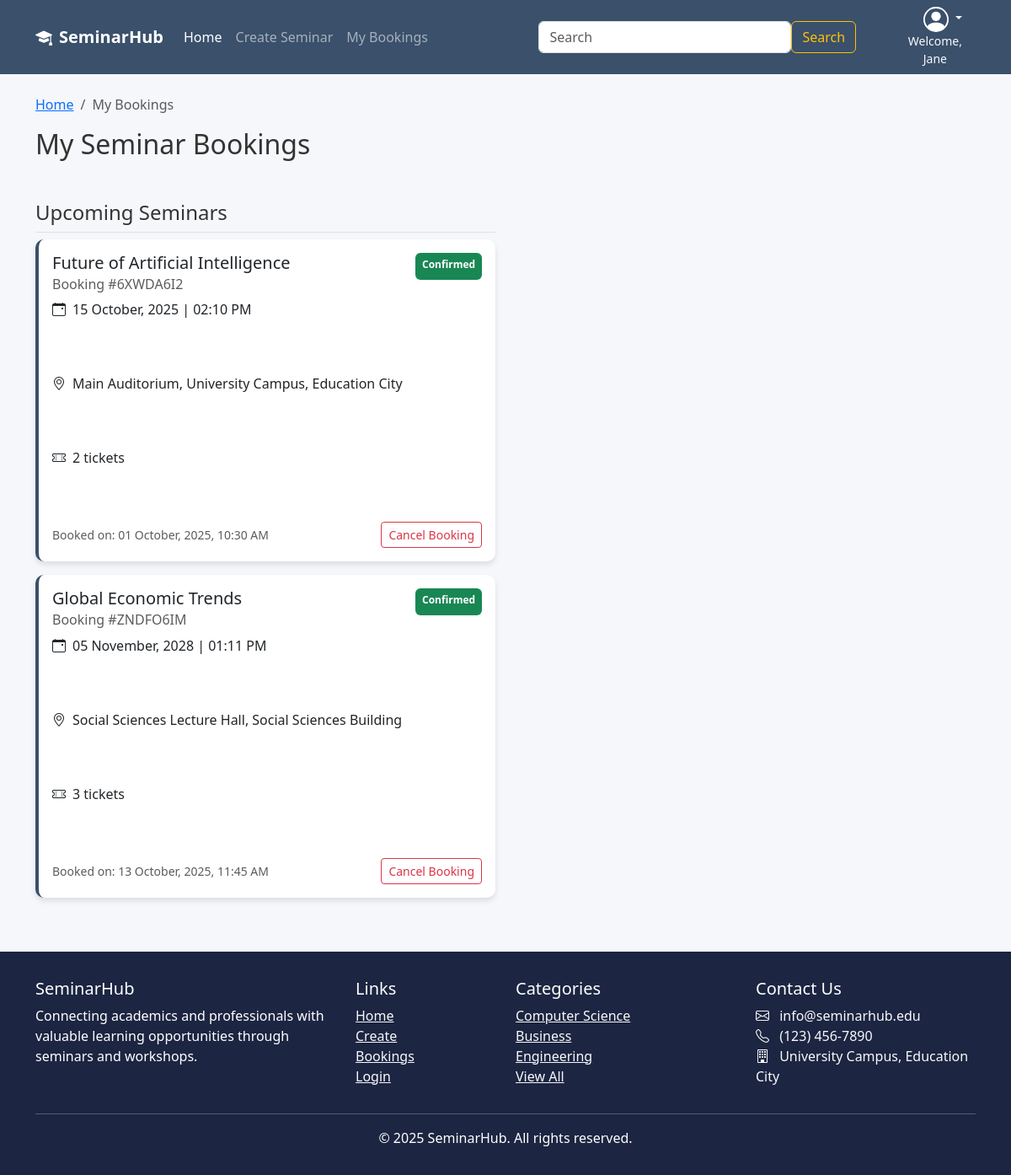
The app's page /bookings (signed in), older data.
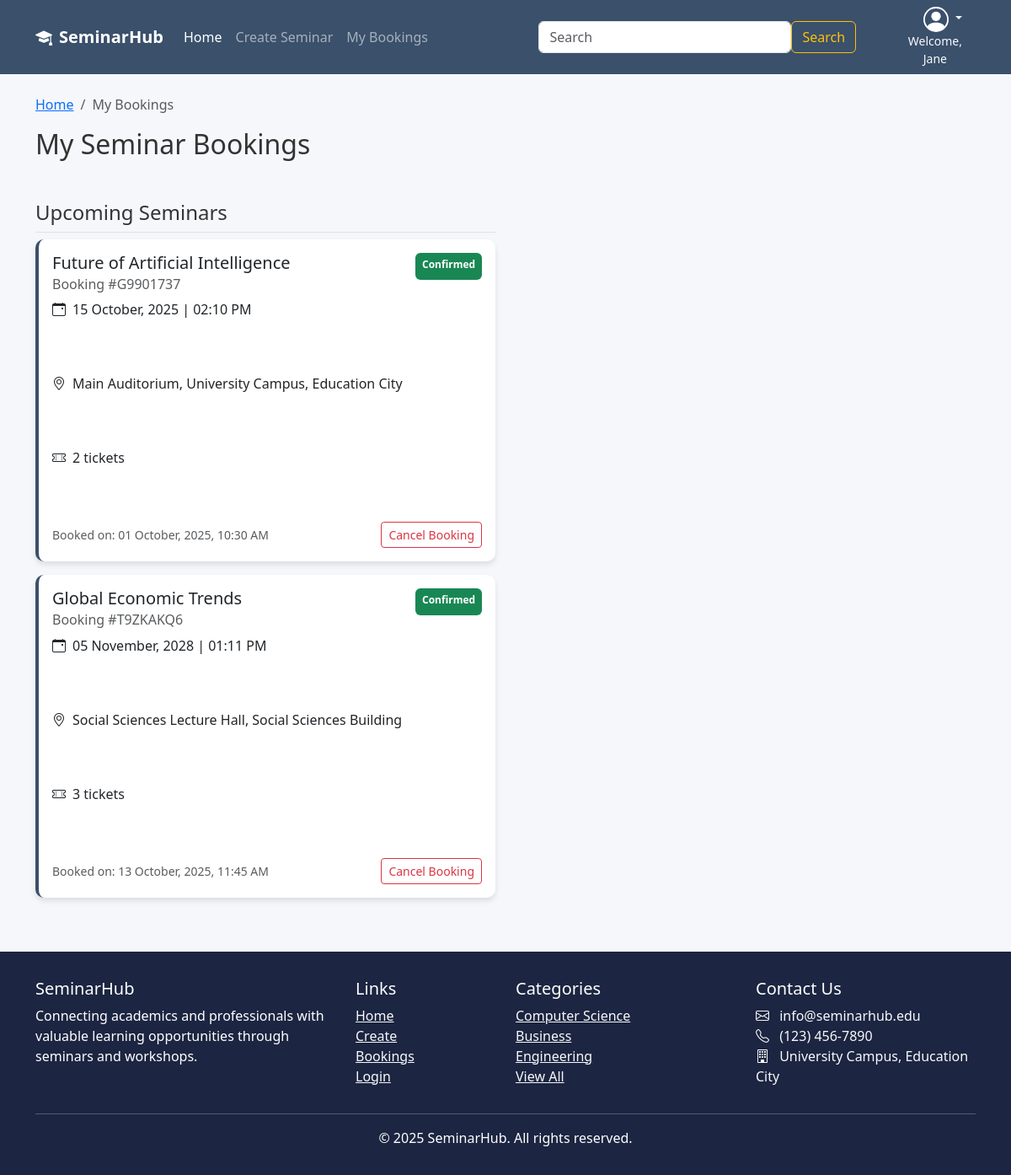
The same page, newer data.
### SeminarHub/models.py (models this page shows, shortened)
class User(db.Model, UserMixin):
    __tablename__ = 'users'
    id = db.Column(db.Integer, primary_key=True)
    first_name = db.Column(db.String(64), index=True)
    last_name = db.Column(db.String(64), index=True)
    email = db.Column(db.String(64), unique=True)
    password_hash = db.Column(db.String(256), nullable=False)
    number = db.Column(db.String(64), nullable=False)
    address = db.Column(db.String(256), nullable=False)
    bookings = db.relationship("Booking", back_populates="user")

class Booking(db.Model):
    __tablename__ = 'bookings'
    id = db.Column(db.Integer, primary_key=True)
    booking_number = db.Column(db.String(32), index=True, unique=True)
    quantity = db.Column(db.Integer, index=True, nullable=False)
    booking_date = db.Column(db.DateTime, nullable=False)
    status = db.Column(db.String(32), default="Confirmed")
    user_id = db.Column(db.Integer, db.ForeignKey("users.id"))
    event_id = db.Column(db.Integer, db.ForeignKey("events.id"))
    user = db.relationship("User", back_populates="bookings")
    event = db.relationship("Event", back_populates="bookings")

class Event(db.Model):
    __tablename__ = "events"
    id = db.Column(db.Integer, primary_key=True)
    title = db.Column(db.String(150), nullable=False)
    description = db.Column(db.Text, nullable=False)
    category = db.Column(db.String(64))
    location = db.Column(db.String(120))
    capacity = db.Column(db.Integer, default=0)
    status = db.Column(db.String(16), default="Open")
    start_dt = db.Column(db.DateTime, nullable=False)
    end_dt = db.Column(db.DateTime, nullable=False)
    image_url = db.Column(db.String(255))
    speaker = db.Column(db.String(120))
    speaker_bio = db.Column(db.Text)
    owner_user_id = db.Column(db.Integer, db.ForeignKey("users.id"))
    owner = db.relationship("User", backref="owned_events")
    comments = db.relationship("Comment", back_populates="event", cascade="all, delete-orphan")
    orders = db.relationship("Order", back_populates="event", cascade="all, delete-orphan")
    bookings = db.relationship("Booking", back_populates = "event")

### SeminarHub/views.py (the view)
@main_bp.route('/bookings')
@login_required
def booking():
    confirmed_bookings = Booking.query.filter(Booking.status == "Confirmed", Booking.user_id == current_user.id).all()
    completed_bookings = Booking.query.filter(Booking.status == 'Completed', Booking.user_id == current_user.id).all()
    return render_template('bookings.html', confirmed_bookings=confirmed_bookings, completed_bookings=completed_bookings, heading = 'My Bookings | ')

### SeminarHub/templates/bookings.html (shortened to what this page needs)
{% extends 'base.html' %}
{% block content %}
<div class="container mt-4">
    <nav aria-label="breadcrumb">
        <ol class="breadcrumb">
            <li class="breadcrumb-item"><a href="index.html">Home</a></li>
            <li class="breadcrumb-item active" aria-current="page">My Bookings</li>
        </ol>
    </nav>
    <h2 class="mb-5">My Seminar Bookings</h2>
    {% if confirmed_bookings or completed_bookings %}
    <div class="row">
        {% if confirmed_bookings %}
        <div class="col-lg-6">
            <h4 class="border-bottom pb-2">Upcoming Seminars</h4>
            {% for booking in confirmed_bookings %}
            {% if booking.status == "Confirmed" %}
            <div class="card booking-card mb-3">
                <div class="card-body">
                    <div class="d-flex justify-content-between">
                        <h5 class="card-title">{{booking.event.title}}</h5>
                        <span class="badge bg-success py-2">{{booking.status}}</span>
                    </div>
                    <h6 class="card-subtitle mb-2 text-muted">Booking #{{booking.booking_number}}</h6>
                    <p class="card-text"><i class="bi bi-calendar-event me-2"></i>{{booking.event.start_dt.strftime("%d %B, %Y | %I:%m %p")}}</p>
                    <p class="card-text"><i class="bi bi-geo-alt me-2"></i>{{booking.event.location}}</p>
                    <p class="card-text"><i class="bi bi-ticket-perforated me-2"></i>{{booking.quantity}} tickets</p>
                    <div class="d-flex justify-content-between align-items-center">
                        <small class="text-muted">Booked on: {{booking.booking_date.strftime("%d %B, %Y, %I:%M %p")}}</small>
                        <button class="btn btn-sm btn-outline-danger">Cancel Booking</button>
                    </div>
                </div>
            </div>
            {% endif %}
            {% endfor %}
        </div>
        {% endif %}
    </div>
    {% else %}
    <h4 class="p-5 text-center">No Bookings Currently</h4>
    <div class="vh-100"></div>
    {% endif %}
</div>
{% endblock %}

### SeminarHub/templates/base.html (shortened to what this page needs)
<!DOCTYPE html>
<html lang="en">
<head>
    <link href="https://cdn.jsdelivr.net/npm/bootstrap@5.3.0/dist/css/bootstrap.min.css" rel="stylesheet">
    <link rel="stylesheet" href="https://cdn.jsdelivr.net/npm/bootstrap-icons@1.10.0/font/bootstrap-icons.css">
    <link rel="stylesheet" href="{{ url_for('static', filename='style/stylesheet.css') }}">
</head>
<body>
    <header>
        {% include("_navigation.html") %}
  </header>
  <main class="">
    {% block content %}{% endblock %}
  </main>
    <footer class="mt-5">
        <div class="container">
            <div class="row">
                <div class="col-md-4">
                    <h5>SeminarHub</h5>
                    <p>Connecting academics and professionals with valuable learning opportunities through seminars and workshops.</p>
                </div>
                <div class="col-md-2">
                    <h5>Links</h5>
                    <ul class="list-unstyled">
                        <li><a href="{{ url_for('main.index') }}" class="text-light">Home</a></li>
                        <li><a href="{{ url_for('main.create') }}" class="text-light">Create</a></li>
                        <li><a href="{{url_for('main.booking')}}" class="text-light">Bookings</a></li>
                        <li><a href="#" class="text-light">Login</a></li>
                    </ul>
                </div>
                <div class="col-md-3">
                    <h5>Categories</h5>
                    <ul class="list-unstyled">
                        <li><a href="#" class="text-light">Computer Science</a></li>
                        <li><a href="#" class="text-light">Business</a></li>
                        <li><a href="#" class="text-light">Engineering</a></li>
                        <li><a href="#" class="text-light">View All</a></li>
                    </ul>
                </div>
                <div class="col-md-3">
                    <h5>Contact Us</h5>
                    <address class="text-light">
                        <i class="bi bi-envelope me-2"></i> info@seminarhub.edu<br>
                        <i class="bi bi-telephone me-2"></i> (123) 456-7890<br>
                        <i class="bi bi-building me-2"></i> University Campus, Education City
                    </address>
                </div>
            </div>
            <hr class="bg-light">
            <div class="text-center">
                <p class="mb-0">© 2025 SeminarHub. All rights reserved.</p>
            </div>
        </div>
    </footer>
</body>
</html>

### SeminarHub/templates/_navigation.html (shortened to what this page needs)
<nav class="navbar navbar-expand-lg navbar-dark sticky-top mb-3">
    <div class="container">
        <a class="navbar-brand fw-bold" href="{{ url_for('main.index') }}">
            <i class="bi bi-mortarboard-fill me-2"></i>SeminarHub
        </a>
        {% if current_user.is_authenticated %}
        <div class="ms-auto order-lg-last text-end">
            <div class="dropdown pe-3">
                <a href="#" class="d-block link-body-emphasis text-decoration-none dropdown-toggle text-light" data-bs-toggle="dropdown" aria-expanded="false">
                </a>
                <small class="d-block text-center text-light">Welcome, <br> {{ current_user.first_name }}</small>
            </div>
        </div>
        {% endif %}
        <div class="collapse navbar-collapse" id="navbarNav">
            <ul class="navbar-nav me-auto">
                <li class="nav-item">
                    <a class="nav-link active" href="{{ url_for('main.index') }}">Home</a>
                </li>
                <li class="nav-item">
                    <a class="nav-link" href="{{url_for('main.create')}}">Create Seminar</a>
                </li>
                <li class="nav-item">
                    <a class="nav-link" href="{{url_for('main.booking')}}">My Bookings</a>
                </li>
            </ul>
            <form class="form d-flex mx-auto" action="{{ url_for('main.search') }}" method="GET" >
                <input class="form-control" name="search" type="search" placeholder="Search" aria-label="Search" style="min-width: 300px;">
                <button class="btn btn-outline-warning " type="submit">Search</button>
            </form>
        </div>
    </div>
</nav>

### SeminarHub/static/style/stylesheet.css (style rules this page uses)
:root { --primary: #3a506b; --secondary: #5bc0be; --light: #f8f9fa; --dark: #1c2541; --accent: #e07a5f; }
html, body { min-height: 100%; margin: 0; padding: 0; }
body { font-family: 'Segoe UI', Tahoma, Geneva, Verdana, sans-serif; background-color: #f5f7fa; color: #333; }
.navbar { background-color: var(--primary); }
footer { background-color: var(--dark); color: white; padding: 2rem 0; margin-top: 3rem; }
.card { border: none; border-radius: 10px; box-shadow: 0 4px 6px rgba(0, 0, 0, 0.1); transition: transform 0.3s ease; }
.card-text { min-height: 72px; }
.booking-card { border-left: 4px solid var(--primary); transition: transform 0.2s; }

Row changes from the older to the newer data that the page shows:
changed Booking "01 October, 2025, 10:30 AM": booking_number "6XWDA6I2" → "G9901737"
changed Booking "Global Economic Trends": booking_number "ZNDFO6IM" → "T9ZKAKQ6"
